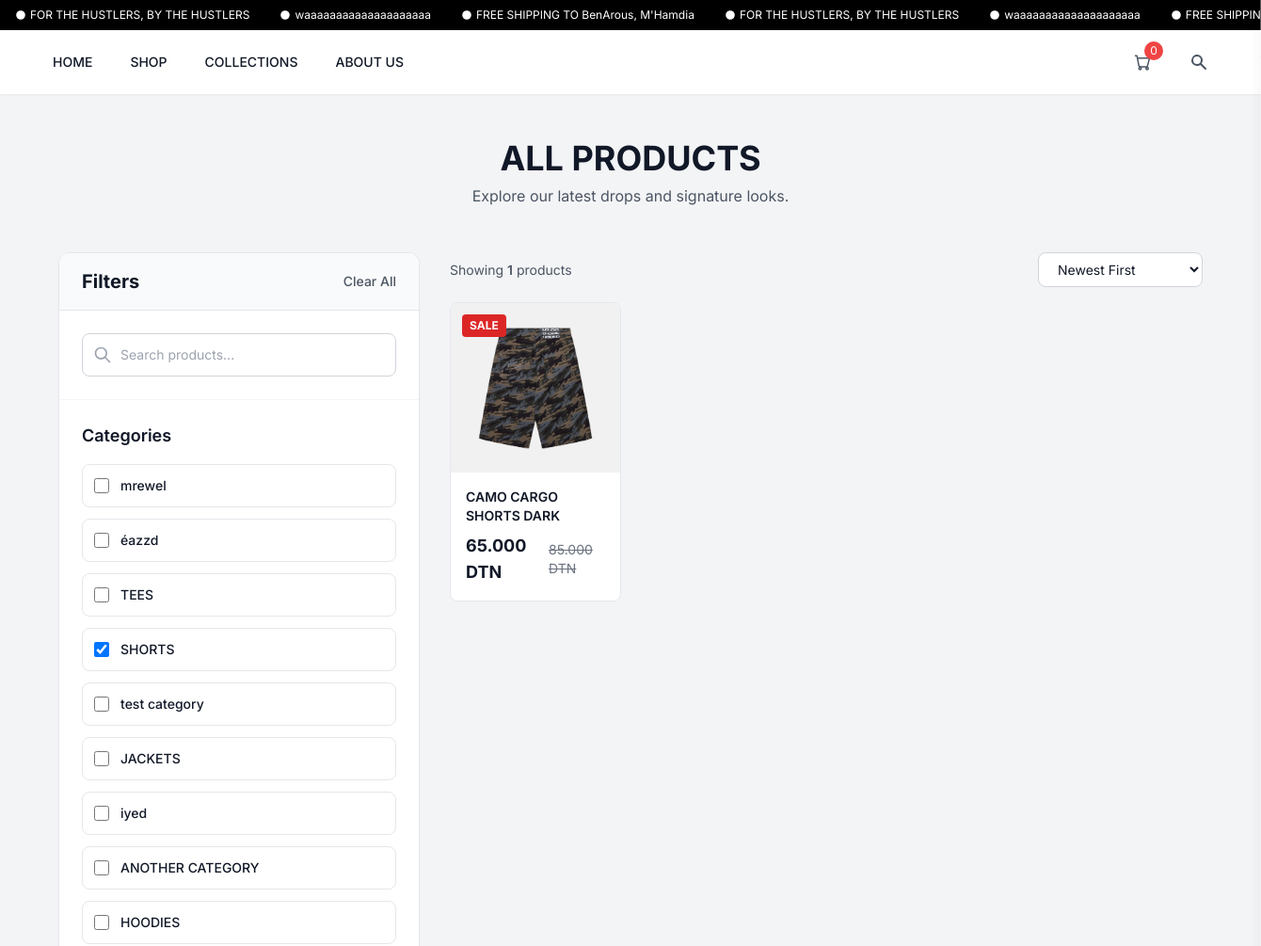
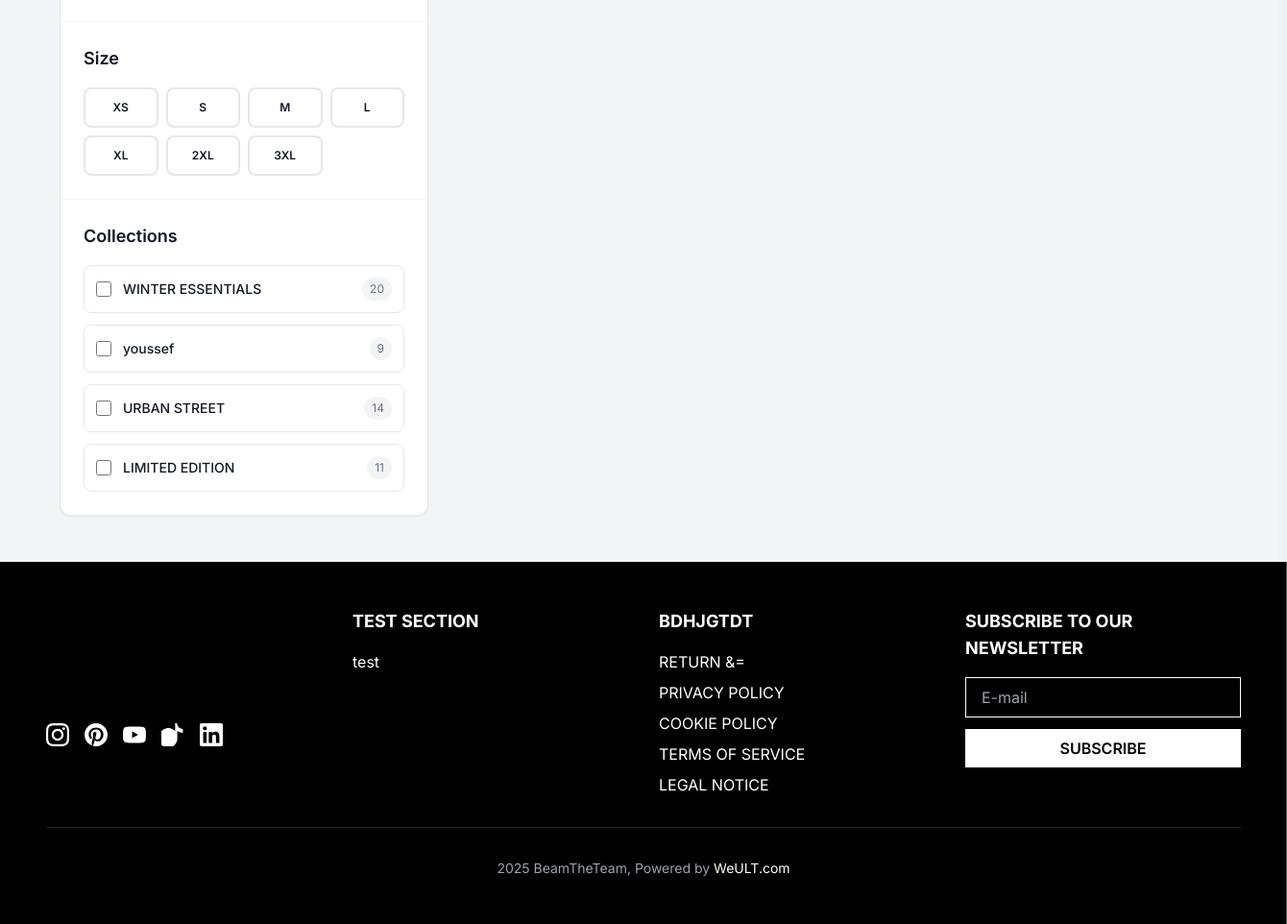
Screenshot of /shop.php?category=4 with the database file from the repository (2 pictures, top to bottom).
### tables this page shows
CREATE TABLE `site_settings` (
  `id` int(11) NOT NULL,
  `setting_key` varchar(100) NOT NULL,
  `setting_value` text DEFAULT NULL,
  `created_at` timestamp NOT NULL DEFAULT current_timestamp(),
  `updated_at` timestamp NOT NULL DEFAULT current_timestamp() ON UPDATE current_timestamp()
);

CREATE TABLE `categories` (
  `id` int(11) NOT NULL,
  `name` varchar(100) NOT NULL,
  `slug` varchar(100) NOT NULL,
  `image` varchar(255) DEFAULT NULL,
  `description` text DEFAULT NULL,
  `sort_order` int(11) DEFAULT 0,
  `is_active` tinyint(1) DEFAULT 1,
  `created_at` timestamp NOT NULL DEFAULT current_timestamp(),
  `updated_at` timestamp NOT NULL DEFAULT current_timestamp() ON UPDATE current_timestamp()
);

CREATE TABLE `collections` (
  `id` int(11) NOT NULL,
  `name` varchar(100) NOT NULL,
  `slug` varchar(100) NOT NULL,
  `image` varchar(255) DEFAULT NULL,
  `description` text DEFAULT NULL,
  `sort_order` int(11) DEFAULT 0,
  `is_active` tinyint(1) DEFAULT 1,
  `created_at` timestamp NOT NULL DEFAULT current_timestamp(),
  `updated_at` timestamp NOT NULL DEFAULT current_timestamp() ON UPDATE current_timestamp(),
  `secret` tinyint(1) DEFAULT 0
);

CREATE TABLE `products` (
  `id` int(11) NOT NULL,
  `name` varchar(255) NOT NULL,
  `slug` varchar(255) NOT NULL,
  `description` text DEFAULT NULL,
  `short_description` varchar(500) DEFAULT NULL,
  `price` decimal(10,2) NOT NULL,
  `sale_price` decimal(10,2) DEFAULT NULL,
  `cost_price` decimal(10,2) NOT NULL,
  `color` varchar(50) DEFAULT NULL,
  `category_id` int(11) DEFAULT NULL,
  `collection_id` int(11) DEFAULT NULL,
  `is_featured` tinyint(1) DEFAULT 0,
  `is_bestseller` tinyint(1) DEFAULT 0,
  `is_on_sale` tinyint(1) DEFAULT 0,
  `is_active` tinyint(1) DEFAULT 1,
  `created_at` timestamp NOT NULL DEFAULT current_timestamp(),
  `updated_at` timestamp NOT NULL DEFAULT current_timestamp() ON UPDATE current_timestamp(),
  `show_stock` tinyint(1) DEFAULT 1,
  `stock_status` enum('in_stock','low_stock') DEFAULT 'in_stock'
);

CREATE TABLE `product_images` (
  `id` int(11) NOT NULL,
  `product_id` int(11) NOT NULL,
  `image_path` varchar(255) NOT NULL,
  `is_primary` tinyint(1) DEFAULT 0,
  `sort_order` int(11) DEFAULT 0,
  `image_order` int(11) DEFAULT 0,
  `created_at` timestamp NOT NULL DEFAULT current_timestamp()
);

CREATE TABLE `social_media` (
  `id` int(11) NOT NULL,
  `platform` varchar(50) NOT NULL,
  `icon_svg` text DEFAULT NULL,
  `link_url` varchar(255) NOT NULL,
  `sort_order` int(11) DEFAULT 0,
  `is_active` tinyint(1) DEFAULT 1,
  `created_at` timestamp NOT NULL DEFAULT current_timestamp(),
  `updated_at` timestamp NOT NULL DEFAULT current_timestamp() ON UPDATE current_timestamp()
);

CREATE TABLE `footer_sections` (
  `id` int(11) NOT NULL,
  `section_name` varchar(100) NOT NULL,
  `section_title` varchar(255) NOT NULL,
  `sort_order` int(11) DEFAULT 0,
  `is_active` tinyint(1) DEFAULT 1,
  `created_at` timestamp NOT NULL DEFAULT current_timestamp(),
  `updated_at` timestamp NOT NULL DEFAULT current_timestamp() ON UPDATE current_timestamp()
);

CREATE TABLE `footer_links` (
  `id` int(11) NOT NULL,
  `section_id` int(11) NOT NULL,
  `link_text` varchar(255) NOT NULL,
  `link_url` varchar(255) NOT NULL,
  `sort_order` int(11) DEFAULT 0,
  `is_active` tinyint(1) DEFAULT 1,
  `created_at` timestamp NOT NULL DEFAULT current_timestamp(),
  `updated_at` timestamp NOT NULL DEFAULT current_timestamp() ON UPDATE current_timestamp()
);

### shop.php (the view, shortened to what the rows shown need)
<?php
require_once 'includes/functions.php';
$categoryFilter = $_GET['category'] ?? null;
$collectionFilter = $_GET['collection'] ?? null;
$filters = [];
if ($categoryFilter) {
    $filters['category'] = $categoryFilter;
}
$products = getProducts($filters);
$categories = getCategories();
$collections = getCollections();
?>
<?php require_once 'includes/header.php'; ?>
    <main class="container mx-auto py-12 px-4 sm:px-6 lg:px-8">
        <div class="text-center mb-12">
            <h1 class="text-3xl md:text-4xl font-bold text-gray-900 mb-2">ALL PRODUCTS</h1>
        </div>
        <div class="flex flex-col lg:flex-row gap-8">
            <aside id="filter-sidebar" class="lg:w-80 xl:w-96 lg:sticky lg:top-8 lg:h-fit bg-white border border-gray-200 rounded-xl shadow-sm overflow-hidden">
                <div class="bg-gray-50 px-6 py-4 border-b border-gray-200">
                    <div class="flex justify-between items-center">
                        <h2 class="text-xl font-bold text-gray-900">Filters</h2>
                    </div>
                </div>
                <form id="filter-form" method="GET" action="shop.php" class="divide-y divide-gray-100">
                    <div class="p-6">
                        <div class="space-y-3">
                            <?php foreach ($categories as $category): ?>
                            <label class="flex items-center justify-between p-3 rounded-lg border border-gray-200 hover:border-gray-300 transition-colors cursor-pointer">
                                <div class="flex items-center">
                                    <input type="checkbox" name="category[]" class="w-4 h-4 text-black border-gray-300 rounded focus:ring-black" data-filter="category" value="<?php echo $category['id']; ?>" <?php echo ($categoryFilter == $category['id']) ? 'checked' : ''; ?>>
                                    <span class="ml-3 text-sm font-medium text-gray-900"><?php echo htmlspecialchars($category['name']); ?></span>
                                </div>
                            </label>
                            <?php endforeach; ?>
                        </div>
                    </div>
                    <div class="p-6">
                        <div class="space-y-3">
                            <?php foreach ($collections as $collection): ?>
                            <label class="flex items-center justify-between p-3 rounded-lg border border-gray-200 hover:border-gray-300 transition-colors cursor-pointer">
                                <div class="flex items-center">
                                    <input type="checkbox" name="collection[]" class="w-4 h-4 text-black border-gray-300 rounded focus:ring-black" data-filter="collection" value="<?php echo $collection['id']; ?>" <?php echo ($collectionFilter == $collection['id']) ? 'checked' : ''; ?>>
                                    <span class="ml-3 text-sm font-medium text-gray-900"><?php echo htmlspecialchars($collection['name']); ?></span>
                                </div>
                                <span class="text-xs text-gray-500 bg-gray-100 px-2 py-1 rounded-full"><?php echo rand(5, 20); ?></span>
                            </label>
                            <?php endforeach; ?>
                        </div>
                </div>
                </form>
            </aside>
            <div class="flex-1">
                <div id="product-grid" id="selected-filters"  class="grid grid-cols-1 sm:grid-cols-2 lg:grid-cols-3 xl:grid-cols-4 gap-6">
                    <?php foreach ($products as $product):
                        $productImages = getProductImagesForSlider($product['id']);
                        $primaryImage = $productImages[0]['image_path'] ?? 'images/placeholder.jpg';
                    ?>
                    <div class="bg-white relative group product-card border border-gray-200 rounded-lg overflow-hidden hover:shadow-lg transition-all duration-300"
                         data-category="<?php echo $product['category_id']; ?>"
                         data-collection="<?php echo $product['collection_id']; ?>"
                         data-price="<?php echo $product['sale_price'] ?? $product['price']; ?>"
                         data-name="<?php echo strtolower($product['name']); ?>"
                         data-color="<?php echo strtolower($product['color'] ?? ''); ?>"
                         data-created-at="<?php echo $product['created_at']; ?>">
                        <a href="product-view.php?id=<?php echo $product['id']; ?>">
                            <div class="relative aspect-square">
                                <?php if ($product['is_on_sale']): ?>
                                <span class="absolute top-3 left-3 bg-red-600 text-white text-xs font-bold px-2 py-1 z-10 rounded">SALE</span>
                                <?php endif; ?>
                                <img src="<?php echo $primaryImage; ?>" alt="<?php echo $product['name']; ?>" class="w-full h-full object-cover transition-opacity duration-300 group-hover:opacity-0">
                            </div>
                            <div class="p-4">
                                <h4 class="text-sm font-semibold text-gray-900 mb-2 line-clamp-2"><?php echo $product['name']; ?></h4>
                                <div class="flex items-center justify-between">
                                    <div class="flex items-center space-x-2">
                                        <span class="text-lg font-bold text-gray-900"><?php echo formatPrice($product['sale_price'] ?? $product['price']); ?></span>
                                        <?php if ($product['sale_price']): ?>
                                        <span class="text-sm text-gray-500 line-through"><?php echo formatPrice($product['price']); ?></span>
                                        <?php endif; ?>
                    </div>
                            </div>
                            </div>
                        </a>
                    </div>
                    <?php endforeach; ?>
                </div>
            </div>
        </div>
    </main>
<?php require_once 'includes/footer.php'; ?>

### includes/header.php (shortened to what the rows shown need)
<?php
require_once __DIR__ . '/functions.php';
checkMaintenanceMode();
?>
<!DOCTYPE html>
<html lang="en">
<head>
    <title><?php echo getSiteSetting('brand_name', 'BeamTheTeam'); ?></title>
    <script src="https://cdn.tailwindcss.com"></script>
    <link rel="stylesheet" href="style.css">
</head>
<body class="bg-gray-100 text-gray-900">
    <div class="bg-black text-white text-xs py-2 px-4 overflow-hidden">
        <div class="flex animate-scroll space-x-8 whitespace-nowrap">
            <span class="flex items-center"><svg class="w-3 h-3 mr-1 flex-shrink-0" fill="currentColor" viewBox="0 0 20 20"><path d="M10 18a8 8 0 100-16 8 8 0 000 16zm1-11H9v3H8v2h1v3h2v-3h1v-2h-1V7z"></path></svg> <?php echo getSiteSetting('announcement_text_1', 'SHIPPING TO TUNISIA ON ORDERS +$150'); ?></span>
            <span class="flex items-center"><svg class="w-3 h-3 mr-1 flex-shrink-0" fill="currentColor" viewBox="0 0 20 20"><path d="M10 18a8 8 0 100-16 8 8 0 000 16zm1-11H9v3H8v2h1v3h2v-3h1v-2h-1V7z"></path></svg> <?php echo getSiteSetting('announcement_text_2', 'EASY RETURNS'); ?></span>
            <span class="flex items-center"><svg class="w-3 h-3 mr-1 flex-shrink-0" fill="currentColor" viewBox="0 0 20 20"><path d="M10 18a8 8 0 100-16 8 8 0 000 16zm1-11H9v3H8v2h1v3h2v-3h1v-2h-1V7z"></path></svg> <?php echo getSiteSetting('announcement_text_3', 'FREE SHIPPING TO TUNISIA ON ORDERS +$150'); ?></span>
            <span class="flex items-center"><svg class="w-3 h-3 mr-1 flex-shrink-0" fill="currentColor" viewBox="0 0 20 20"><path d="M10 18a8 8 0 100-16 8 8 0 000 16zm1-11H9v3H8v2h1v3h2v-3h1v-2h-1V7z"></path></svg> <?php echo getSiteSetting('announcement_text_1', 'SHIPPING TO TUNISIA ON ORDERS +$150'); ?></span>
            <span class="flex items-center"><svg class="w-3 h-3 mr-1 flex-shrink-0" fill="currentColor" viewBox="0 0 20 20"><path d="M10 18a8 8 0 100-16 8 8 0 000 16zm1-11H9v3H8v2h1v3h2v-3h1v-2h-1V7z"></path></svg> <?php echo getSiteSetting('announcement_text_2', 'EASY RETURNS'); ?></span>
            <span class="flex items-center"><svg class="w-3 h-3 mr-1 flex-shrink-0" fill="currentColor" viewBox="0 0 20 20"><path d="M10 18a8 8 0 100-16 8 8 0 000 16zm1-11H9v3H8v2h1v3h2v-3h1v-2h-1V7z"></path></svg> <?php echo getSiteSetting('announcement_text_3', 'FREE SHIPPING TO TUNISIA ON ORDERS +$150'); ?></span>
        </div>
    </div>
                        <?php
                        $categories = getCategories();
                        ?>
                        <?php
                        $collections = getCollections();
                        ?>

### includes/footer.php (shortened to what the rows shown need)
    <footer class="bg-black text-white py-12 px-4 md:px-8 lg:px-12">
        <div class="max-w-7xl mx-auto">
            <div class="grid grid-cols-1 md:grid-cols-2 lg:grid-cols-4 gap-8 mb-8">
                <div class="space-y-4">
                    <div class="flex space-x-4">
                        <?php
                        static $socialMedia = null;
                        if ($socialMedia === null) {
                            try {
                                $socialMedia = getSocialMedia();
                            } catch (Exception $e) {
                                error_log("Social media data error: " . $e->getMessage());
                                $socialMedia = [];
                            }
                        }
                        if (!empty($socialMedia)):
                            foreach ($socialMedia as $social):
                        ?>
                        <a href="<?php echo htmlspecialchars($social['link_url']); ?>" class="text-white hover:text-gray-300 transition-colors duration-200" target="_blank" rel="noopener noreferrer">
                            <svg class="w-6 h-6" fill="currentColor" viewBox="0 0 24 24">
                                <?php echo $social['icon_svg']; ?>
                            </svg>
                        </a>
                        <?php
                            endforeach;
                        endif;
                        ?>
                    </div>
                </div>
                <?php
                static $footerData = null;
                if ($footerData === null) {
                    try {
                        $footerData = getFooterData();
                    } catch (Exception $e) {
                        error_log("Footer data error: " . $e->getMessage());
                        $footerData = [];
                    }
                }
                if (!empty($footerData)):
                    foreach ($footerData as $section):
                ?>
                <div class="space-y-4">
                    <h4 class="text-lg font-bold text-white uppercase"><?php echo htmlspecialchars($section['section_title']); ?></h4>
                    <ul class="space-y-2">
                        <?php if (!empty($section['links'])): ?>
                            <?php foreach ($section['links'] as $link): ?>
                            <li><a href="<?php echo htmlspecialchars($link['link_url']); ?>" class="text-white hover:text-gray-300 transition-colors duration-200"><?php echo htmlspecialchars($link['link_text']); ?></a></li>
                            <?php endforeach; ?>
                        <?php endif; ?>
                    </ul>
                </div>
                <?php
                    endforeach;
                endif;
                ?>
            </div>
        </div>
    </footer>
</body>
</html>

### rows the page displays
site_settings: setting_value "FOR THE HUSTLERS, BY THE HUSTLERS"
site_settings: setting_value "waaaaaaaaaaaaaaaaaaaa"
site_settings: setting_value "FREE SHIPPING TO BenArous, M'Hamdia"
categories: name "mrewel"
categories: name "éazzd"
categories: name "TEES"
categories: id "☑", name "SHORTS"
categories: name "test category"
categories: name "JACKETS"
categories: name "iyed"
categories: name "ANOTHER CATEGORY"
categories: name "HOODIES"
collections: name "WINTER ESSENTIALS"
collections: name "youssef"
collections: name "URBAN STREET"
collections: name "LIMITED EDITION"
products: is_on_sale "SALE", product_images.image_path (picture), name "CAMO CARGO SHORTS DARK", sale_price "65.000 DTN", price "85.000 DTN"
footer_sections: section_title "TEST SECTION"
footer_links: link_text "test"
footer_sections: section_title "BDHJGTDT"
footer_links: link_text "RETURN &="
footer_links: link_text "PRIVACY POLICY"
footer_links: link_text "COOKIE POLICY"
footer_links: link_text "TERMS OF SERVICE"
footer_links: link_text "LEGAL NOTICE"

### other values shown
getSiteSetting('announcement_text_2', 'EASY RETURNS') "waaaaaaaaaaaaaaaaaaaa"
$totalItems "0"
$size "XS"
$size "S"
$size "M"
$size "L"
$size "XL"
$size "2XL"
$size "3XL"
count($products) "1"
